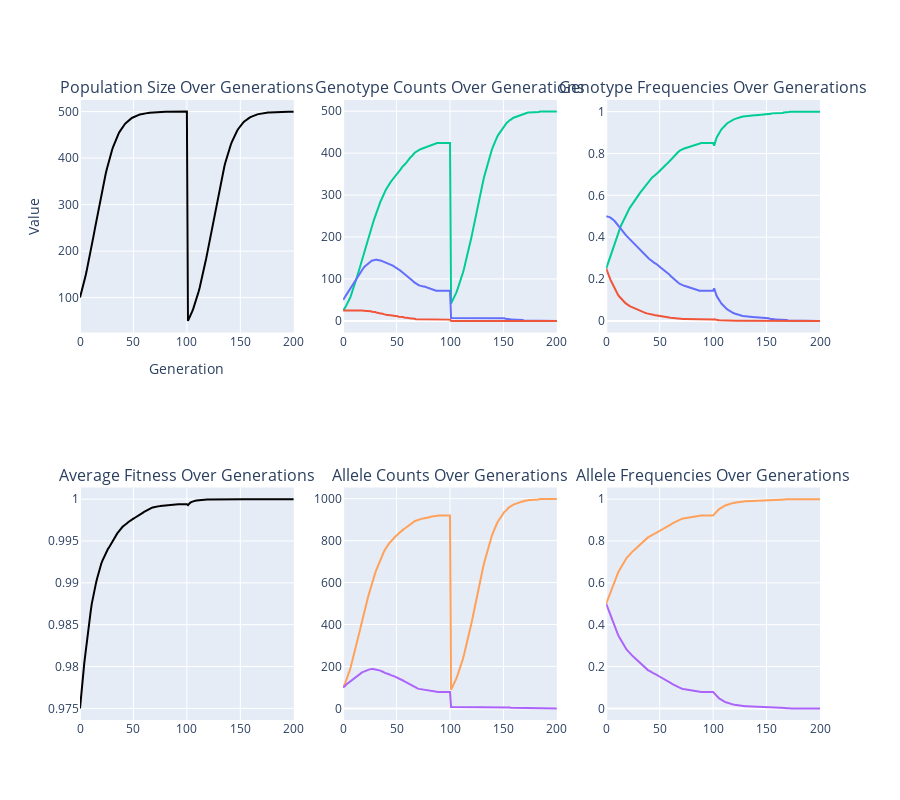

The notebook cell saved with this chart:
### Code cell
# 1 locus, 2 alleles (HW equilibrium)

generations=200
growth_rate=0.1
drift=0
carrying_capacity = 500
bottleneck_yr=100
bottleneck_pop=50

genotype_counts = {
    (('A1', 'A1'),): 25,
    (('A1', 'A2'),): 50,
    (('A2', 'A2'),): 25
}

genotype_fitness = {
    (('A1', 'A1'),): 1.0,
    (('A1', 'A2'),): 1.0,
    (('A2', 'A2'),): 0.9
}

mutations = [{('A1', 'A2'): 0.0, ('A2', 'A1'): 0.0,}]


next_genotype_frequencies(generations,
                          genotype_counts,
                          genotype_fitness,
                          growth_rate,
                          carrying_capacity,
                          drift,
                          mutations,
                          bottleneck_yr,
                          bottleneck_pop)

### Figure 1 — Plotly figure (JSON) as saved in the notebook; plotly's stock layout.template omitted (floating-point values rounded to 4 significant figures; data arrays with more than 128 entries replaced by an {"elided": "..."} marker saying what was removed)
{"data": [{"hoverinfo": "text", "line": {"color": "black"}, "mode": "lines", "name": "Population Size", "showlegend": false, "text": {"elided": "201 str values"}, "type": "scatter", "x": {"elided": "201 int values"}, "xaxis": "x", "y": {"elided": "201 float values"}, "yaxis": "y"}, {"hoverinfo": "text", "line": {"color": "#00CC96"}, "mode": "lines", "name": "A1A1", "showlegend": false, "text": {"elided": "201 str values"}, "type": "scatter", "x": {"elided": "201 int values"}, "xaxis": "x2", "y": {"elided": "201 int values"}, "yaxis": "y2"}, {"hoverinfo": "text", "line": {"color": "#636EFA"}, "mode": "lines", "name": "A1A2", "showlegend": false, "text": {"elided": "201 str values"}, "type": "scatter", "x": {"elided": "201 int values"}, "xaxis": "x2", "y": {"elided": "201 int values"}, "yaxis": "y2"}, {"hoverinfo": "text", "line": {"color": "#EF553B"}, "mode": "lines", "name": "A2A2", "showlegend": false, "text": {"elided": "201 str values"}, "type": "scatter", "x": {"elided": "201 int values"}, "xaxis": "x2", "y": {"elided": "201 int values"}, "yaxis": "y2"}, {"hoverinfo": "text", "line": {"color": "#00CC96"}, "mode": "lines", "name": "A1A1", "showlegend": false, "text": {"elided": "201 str values"}, "type": "scatter", "x": {"elided": "201 int values"}, "xaxis": "x3", "y": {"elided": "201 float values"}, "yaxis": "y3"}, {"hoverinfo": "text", "line": {"color": "#636EFA"}, "mode": "lines", "name": "A1A2", "showlegend": false, "text": {"elided": "201 str values"}, "type": "scatter", "x": {"elided": "201 int values"}, "xaxis": "x3", "y": {"elided": "201 float values"}, "yaxis": "y3"}, {"hoverinfo": "text", "line": {"color": "#EF553B"}, "mode": "lines", "name": "A2A2", "showlegend": false, "text": {"elided": "201 str values"}, "type": "scatter", "x": {"elided": "201 int values"}, "xaxis": "x3", "y": {"elided": "201 float values"}, "yaxis": "y3"}, {"hoverinfo": "text", "line": {"color": "black"}, "mode": "lines", "name": "Average Fitness", "showlegend": false, "text": {"elided": "201 str values"}, "type": "scatter", "x": {"elided": "201 int values"}, "xaxis": "x4", "y": {"elided": "201 float values"}, "yaxis": "y4"}, {"hoverinfo": "text", "line": {"color": "#FFA15A"}, "mode": "lines", "name": "A1", "showlegend": false, "text": {"elided": "201 str values"}, "type": "scatter", "x": {"elided": "201 int values"}, "xaxis": "x5", "y": {"elided": "201 int values"}, "yaxis": "y5"}, {"hoverinfo": "text", "line": {"color": "#AB63FA"}, "mode": "lines", "name": "A2", "showlegend": false, "text": {"elided": "201 str values"}, "type": "scatter", "x": {"elided": "201 int values"}, "xaxis": "x5", "y": {"elided": "201 int values"}, "yaxis": "y5"}, {"hoverinfo": "text", "line": {"color": "#FFA15A"}, "mode": "lines", "name": "A1", "showlegend": false, "text": {"elided": "201 str values"}, "type": "scatter", "x": {"elided": "201 int values"}, "xaxis": "x6", "y": {"elided": "201 float values"}, "yaxis": "y6"}, {"hoverinfo": "text", "line": {"color": "#AB63FA"}, "mode": "lines", "name": "A2", "showlegend": false, "text": {"elided": "201 str values"}, "type": "scatter", "x": {"elided": "201 int values"}, "xaxis": "x6", "y": {"elided": "201 float values"}, "yaxis": "y6"}], "layout": {"annotations": [{"font": {"size": 16}, "showarrow": false, "text": "Population Size Over Generations", "x": 0.1444, "xanchor": "center", "xref": "paper", "y": 1, "yanchor": "bottom", "yref": "paper"}, {"font": {"size": 16}, "showarrow": false, "text": "Genotype Counts Over Generations", "x": 0.5, "xanchor": "center", "xref": "paper", "y": 1, "yanchor": "bottom", "yref": "paper"}, {"font": {"size": 16}, "showarrow": false, "text": "Genotype Frequencies Over Generations", "x": 0.8556, "xanchor": "center", "xref": "paper", "y": 1, "yanchor": "bottom", "yref": "paper"}, {"font": {"size": 16}, "showarrow": false, "text": "Average Fitness Over Generations", "x": 0.1444, "xanchor": "center", "xref": "paper", "y": 0.375, "yanchor": "bottom", "yref": "paper"}, {"font": {"size": 16}, "showarrow": false, "text": "Allele Counts Over Generations", "x": 0.5, "xanchor": "center", "xref": "paper", "y": 0.375, "yanchor": "bottom", "yref": "paper"}, {"font": {"size": 16}, "showarrow": false, "text": "Allele Frequencies Over Generations", "x": 0.8556, "xanchor": "center", "xref": "paper", "y": 0.375, "yanchor": "bottom", "yref": "paper"}], "height": 800, "hovermode": "closest", "xaxis": {"anchor": "y", "domain": [0, 0.2889], "title": {"text": "Generation"}}, "xaxis2": {"anchor": "y2", "domain": [0.3556, 0.6444]}, "xaxis3": {"anchor": "y3", "domain": [0.7111, 1]}, "xaxis4": {"anchor": "y4", "domain": [0, 0.2889]}, "xaxis5": {"anchor": "y5", "domain": [0.3556, 0.6444]}, "xaxis6": {"anchor": "y6", "domain": [0.7111, 1]}, "yaxis": {"anchor": "x", "domain": [0.625, 1], "title": {"text": "Value"}}, "yaxis2": {"anchor": "x2", "domain": [0.625, 1]}, "yaxis3": {"anchor": "x3", "domain": [0.625, 1]}, "yaxis4": {"anchor": "x4", "domain": [0, 0.375]}, "yaxis5": {"anchor": "x5", "domain": [0, 0.375]}, "yaxis6": {"anchor": "x6", "domain": [0, 0.375]}}}
